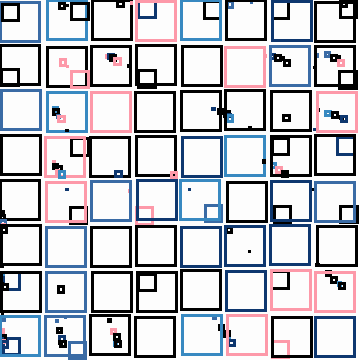
Frame 1 (no input)
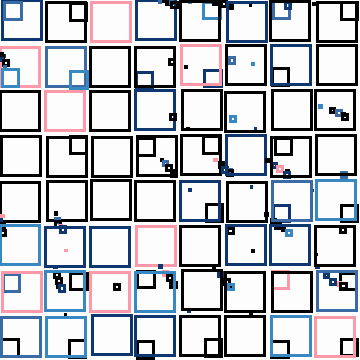
Frame 60 (the mouse pressed at the canvas centre just before this capture)
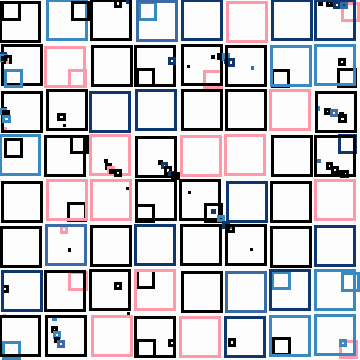
Frame 120 (the mouse held since frame 60 and released just before this capture)

The Processing sketch that drew these frames (run headless with seeded random() and noise(); from frame 60 on, the mouse is pressed at the canvas centre):

// Processing sketch: sketch06
// ── sketch06.pde


color[] palette = {#3889C1, #FD99A9, #0E376F, #FDFDFD, #3A6BA5};
color[] bgColorSkipper (color[] palette, int index) {
  if(palette.length < 1) {
    return new color[0];
  }
  
  color[] mPalette = new color[palette.length-1];
  for(int i = 0; i < palette.length; i++) {
    if(i != index) {
      mPalette = append(mPalette, palette[i]);
    }
  }
  return mPalette;
};

int root = 8;
int lineWeight = 3;
float gap = 3 ;

int bgIndex = (int) random(palette.length);
color[] palette2 = bgColorSkipper(palette, bgIndex);

void drawSquare (float x, float y, int n, float sizeX, float sizeY) {
  int randColorIndex  = (int) random(0, palette2.length); 
  stroke(palette2[randColorIndex]);
  pushMatrix();
  translate(x*sizeX + random(0, gap), y*sizeY + random(0, gap));
  rect(0, 0, sizeX - lineWeight - gap, sizeY - lineWeight - gap);
  while(n > 1) {
   drawSquare(x, y, n-1, sizeX / (2*(n-1)), sizeY / (2*(n-1)));
   n--;
  }
  popMatrix();
}

void setup () {
  size(360, 360);
  frameRate(5);
  strokeWeight(lineWeight);
  noFill();
}

void draw() {
  background(palette[bgIndex]);
  float tileX = floor(width / root);
  float tileY = floor(height / root);  
  
  for(int i = 0; i < root ; i++) {
    for(int j = 0; j < root ; j++) {
      
      drawSquare(i, j, (int) random(1, 5), tileX, tileY);
    }
  }
}

void mouseClicked() {
  bgIndex = (int) random(palette.length);
  palette2 = bgColorSkipper(palette, bgIndex);
}
